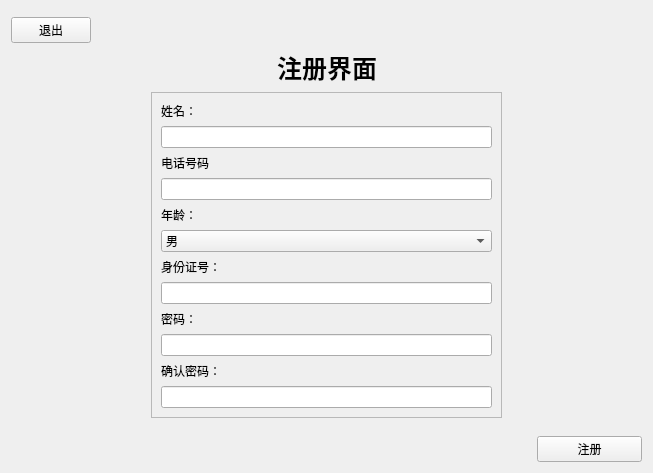
<?xml version="1.0" encoding="UTF-8"?>
<ui version="4.0">
 <class>SignUp</class>
 <widget class="QWidget" name="SignUp">
  <property name="geometry">
   <rect>
    <x>0</x>
    <y>0</y>
    <width>653</width>
    <height>473</height>
   </rect>
  </property>
  <property name="windowTitle">
   <string>Form</string>
  </property>
  <layout class="QVBoxLayout" name="verticalLayout_2" stretch="0,0,1,0,0,0,0">
   <item>
    <spacer name="verticalSpacer">
     <property name="orientation">
      <enum>Qt::Vertical</enum>
     </property>
     <property name="sizeHint" stdset="0">
      <size>
       <width>20</width>
       <height>40</height>
      </size>
     </property>
    </spacer>
   </item>
   <item alignment="Qt::AlignLeft">
    <widget class="QPushButton" name="button_exit">
     <property name="text">
      <string>退出</string>
     </property>
    </widget>
   </item>
   <item>
    <layout class="QHBoxLayout" name="horizontalLayout_2">
     <item>
      <layout class="QHBoxLayout" name="horizontalLayout">
       <item>
        <spacer name="horizontalSpacer">
         <property name="orientation">
          <enum>Qt::Horizontal</enum>
         </property>
         <property name="sizeHint" stdset="0">
          <size>
           <width>40</width>
           <height>20</height>
          </size>
         </property>
        </spacer>
       </item>
      </layout>
     </item>
     <item>
      <widget class="QLabel" name="label_6">
       <property name="font">
        <font>
         <family>URW Bookman L</family>
         <pointsize>19</pointsize>
         <weight>75</weight>
         <bold>true</bold>
        </font>
       </property>
       <property name="text">
        <string>注册界面</string>
       </property>
      </widget>
     </item>
     <item>
      <spacer name="horizontalSpacer_2">
       <property name="orientation">
        <enum>Qt::Horizontal</enum>
       </property>
       <property name="sizeHint" stdset="0">
        <size>
         <width>40</width>
         <height>20</height>
        </size>
       </property>
      </spacer>
     </item>
    </layout>
   </item>
   <item>
    <layout class="QHBoxLayout" name="horizontalLayout_3" stretch="2,5,2">
     <item>
      <spacer name="horizontalSpacer_3">
       <property name="orientation">
        <enum>Qt::Horizontal</enum>
       </property>
       <property name="sizeHint" stdset="0">
        <size>
         <width>40</width>
         <height>20</height>
        </size>
       </property>
      </spacer>
     </item>
     <item>
      <widget class="QFrame" name="frame">
       <property name="frameShape">
        <enum>QFrame::StyledPanel</enum>
       </property>
       <property name="frameShadow">
        <enum>QFrame::Raised</enum>
       </property>
       <layout class="QVBoxLayout" name="verticalLayout">
        <item>
         <widget class="QLabel" name="label">
          <property name="text">
           <string>姓名：</string>
          </property>
         </widget>
        </item>
        <item>
         <widget class="QLineEdit" name="boxUsername"/>
        </item>
        <item>
         <widget class="QLabel" name="label_2">
          <property name="text">
           <string>电话号码</string>
          </property>
         </widget>
        </item>
        <item>
         <widget class="QLineEdit" name="boxPhone"/>
        </item>
        <item>
         <widget class="QLabel" name="label_7">
          <property name="text">
           <string>年龄：</string>
          </property>
         </widget>
        </item>
        <item>
         <widget class="QComboBox" name="boxGender">
          <item>
           <property name="text">
            <string>男</string>
           </property>
          </item>
          <item>
           <property name="text">
            <string>女</string>
           </property>
          </item>
         </widget>
        </item>
        <item>
         <widget class="QLabel" name="label_3">
          <property name="text">
           <string>身份证号：</string>
          </property>
         </widget>
        </item>
        <item>
         <widget class="QLineEdit" name="boxID"/>
        </item>
        <item>
         <widget class="QLabel" name="label_4">
          <property name="text">
           <string>密码：</string>
          </property>
         </widget>
        </item>
        <item>
         <widget class="QLineEdit" name="boxPassword">
          <property name="echoMode">
           <enum>QLineEdit::Password</enum>
          </property>
         </widget>
        </item>
        <item>
         <widget class="QLabel" name="label_5">
          <property name="text">
           <string>确认密码：</string>
          </property>
         </widget>
        </item>
        <item>
         <widget class="QLineEdit" name="boxPassword2">
          <property name="echoMode">
           <enum>QLineEdit::Password</enum>
          </property>
         </widget>
        </item>
       </layout>
      </widget>
     </item>
     <item>
      <spacer name="horizontalSpacer_4">
       <property name="orientation">
        <enum>Qt::Horizontal</enum>
       </property>
       <property name="sizeHint" stdset="0">
        <size>
         <width>40</width>
         <height>20</height>
        </size>
       </property>
      </spacer>
     </item>
    </layout>
   </item>
   <item>
    <spacer name="verticalSpacer_3">
     <property name="orientation">
      <enum>Qt::Vertical</enum>
     </property>
     <property name="sizeHint" stdset="0">
      <size>
       <width>20</width>
       <height>40</height>
      </size>
     </property>
    </spacer>
   </item>
   <item>
    <spacer name="verticalSpacer_2">
     <property name="orientation">
      <enum>Qt::Vertical</enum>
     </property>
     <property name="sizeHint" stdset="0">
      <size>
       <width>20</width>
       <height>40</height>
      </size>
     </property>
    </spacer>
   </item>
   <item>
    <layout class="QHBoxLayout" name="horizontalLayout_4" stretch="5,1">
     <item>
      <spacer name="horizontalSpacer_5">
       <property name="orientation">
        <enum>Qt::Horizontal</enum>
       </property>
       <property name="sizeHint" stdset="0">
        <size>
         <width>40</width>
         <height>20</height>
        </size>
       </property>
      </spacer>
     </item>
     <item>
      <widget class="QPushButton" name="pushButton_register">
       <property name="text">
        <string>注册</string>
       </property>
      </widget>
     </item>
    </layout>
   </item>
  </layout>
 </widget>
 <resources/>
 <connections/>
</ui>
